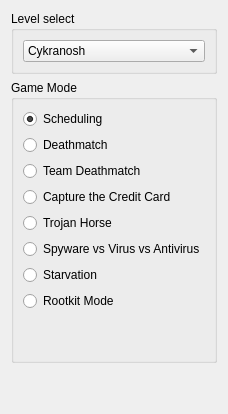
          <widget class="QWidget" name="Level">
           <attribute name="title">
            <string>Level</string>
           </attribute>
           <layout class="QVBoxLayout" name="verticalLayout_20">
            <item>
             <widget class="QGroupBox" name="groupBox_6">
              <property name="title">
               <string>Level select</string>
              </property>
              <layout class="QVBoxLayout" name="verticalLayout_19">
               <item>
                <widget class="QComboBox" name="comboBox_5">
                 <item>
                  <property name="text">
                   <string>Cykranosh</string>
                  </property>
                 </item>
                 <item>
                  <property name="text">
                   <string>Remilliod</string>
                  </property>
                 </item>
                 <item>
                  <property name="text">
                   <string>Wintermute</string>
                  </property>
                 </item>
                 <item>
                  <property name="text">
                   <string>Plateau of Leng</string>
                  </property>
                 </item>
                 <item>
                  <property name="text">
                   <string>Unkown Kadath</string>
                  </property>
                 </item>
                 <item>
                  <property name="text">
                   <string>Arinurian</string>
                  </property>
                 </item>
                 <item>
                  <property name="text">
                   <string>Celephais</string>
                  </property>
                 </item>
                 <item>
                  <property name="text">
                   <string>Garden of Yin</string>
                  </property>
                 </item>
                 <item>
                  <property name="text">
                   <string>Hyperboria</string>
                  </property>
                 </item>
                </widget>
               </item>
              </layout>
             </widget>
            </item>
            <item>
             <widget class="QGroupBox" name="groupBox_19">
              <property name="title">
               <string>Game Mode</string>
              </property>
              <layout class="QVBoxLayout" name="verticalLayout_30">
               <item>
                <widget class="QRadioButton" name="radioButton_6">
                 <property name="text">
                  <string>Scheduling</string>
                 </property>
                 <property name="checked">
                  <bool>true</bool>
                 </property>
                </widget>
               </item>
               <item>
                <widget class="QRadioButton" name="radioButton_7">
                 <property name="text">
                  <string>Deathmatch</string>
                 </property>
                </widget>
               </item>
               <item>
                <widget class="QRadioButton" name="radioButton_59">
                 <property name="text">
                  <string>Team Deathmatch</string>
                 </property>
                </widget>
               </item>
               <item>
                <widget class="QRadioButton" name="radioButton_8">
                 <property name="text">
                  <string>Capture the Credit Card</string>
                 </property>
                </widget>
               </item>
               <item>
                <widget class="QRadioButton" name="radioButton_11">
                 <property name="text">
                  <string>Trojan Horse</string>
                 </property>
                </widget>
               </item>
               <item>
                <widget class="QRadioButton" name="radioButton_10">
                 <property name="text">
                  <string>Spyware vs Virus vs Antivirus</string>
                 </property>
                </widget>
               </item>
               <item>
                <widget class="QRadioButton" name="radioButton_12">
                 <property name="text">
                  <string>Starvation</string>
                 </property>
                </widget>
               </item>
               <item>
                <widget class="QRadioButton" name="radioButton_9">
                 <property name="text">
                  <string>Rootkit Mode</string>
                 </property>
                </widget>
               </item>
               <item>
                <spacer name="verticalSpacer_14">
                 <property name="orientation">
                  <enum>Qt::Vertical</enum>
                 </property>
                 <property name="sizeHint" stdset="0">
                  <size>
                   <width>20</width>
                   <height>40</height>
                  </size>
                 </property>
                </spacer>
               </item>
              </layout>
             </widget>
            </item>
            <item>
             <spacer name="verticalSpacer_5">
              <property name="orientation">
               <enum>Qt::Vertical</enum>
              </property>
              <property name="sizeHint" stdset="0">
               <size>
                <width>20</width>
                <height>40</height>
               </size>
              </property>
             </spacer>
            </item>
           </layout>
          </widget>
